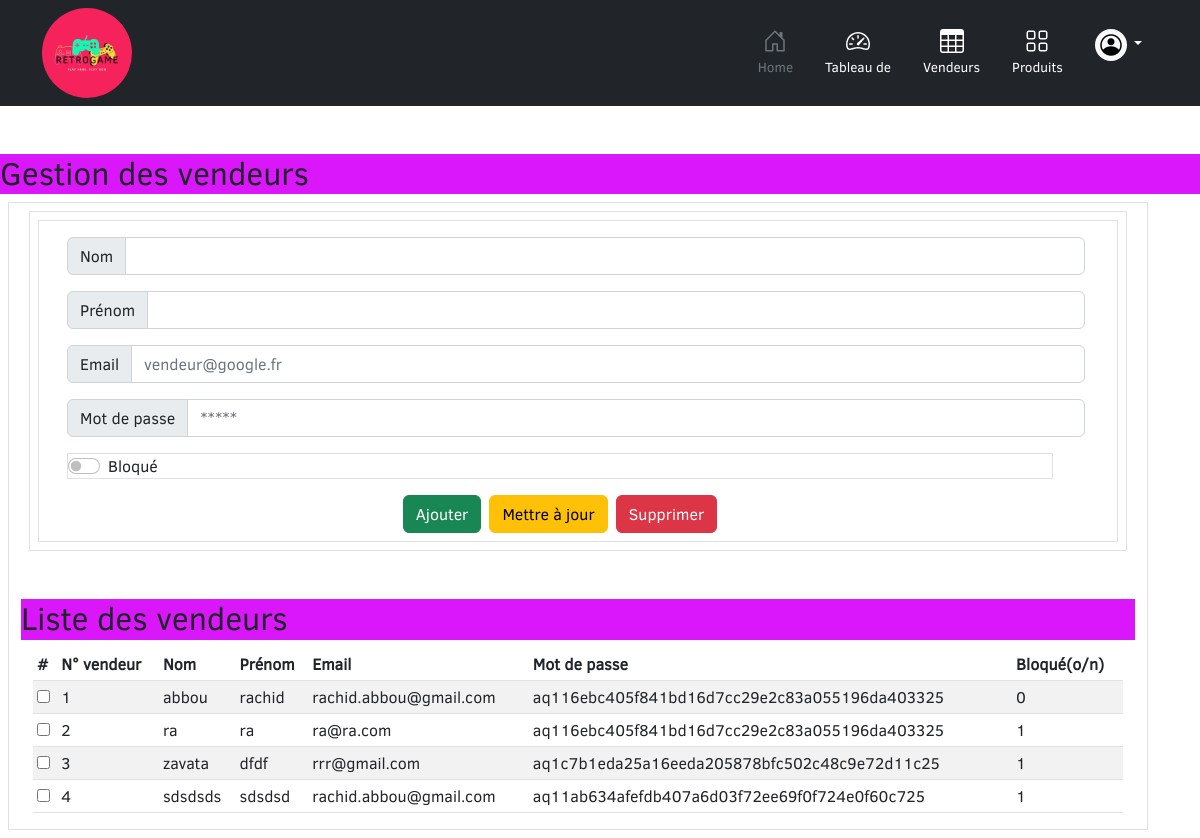
Page /src/dashboard.php (signed in) on the earlier database version.
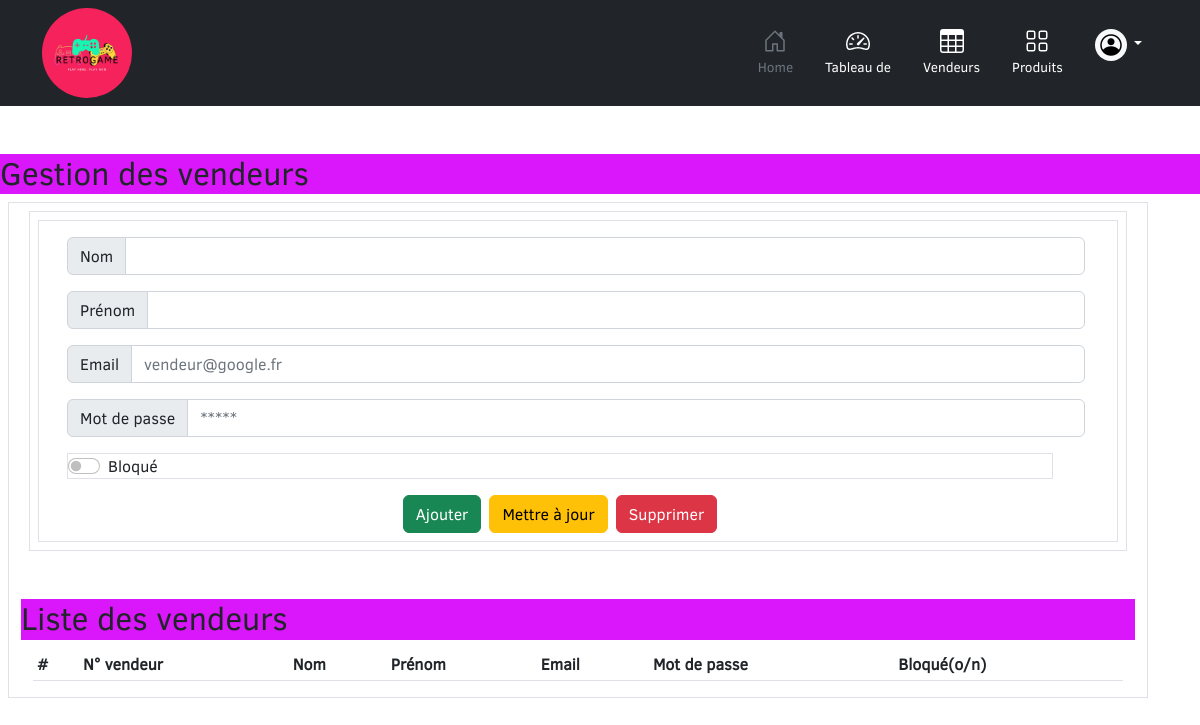
Same page on the later database version.
### tables this page shows
CREATE TABLE `users` (
  `id` int(11) NOT NULL,
  `nom` varchar(50) NOT NULL,
  `prenom` varchar(50) NOT NULL,
  `email` varchar(100) NOT NULL,
  `password` varchar(50) NOT NULL,
  `cle` text NOT NULL,
  `role` enum('Client','Vendeur') NOT NULL,
  `isBlocked` tinyint(1) NOT NULL DEFAULT '0'
);

### src/dashboard.php (the view, shortened to what this page needs)
<!doctype html>
<html lang="fr">
<head>
    <link href="https://cdn.jsdelivr.net/npm/bootstrap@5.2.2/dist/css/bootstrap.min.css" rel="stylesheet">
    <link rel="stylesheet" type="text/css" href="./Design/style.css">
</head>
<body>
    <header>
        <div class="px-3 py-2 text-bg-dark">
            <div class="container">
                <div class="d-flex flex-wrap align-items-center justify-content-center justify-content-lg-start">
                    <a href="../src/dashboard.php" class="d-flex align-items-center my-2 my-lg-0 me-lg-auto text-white text-decoration-none">
                        <img src="../img/retrogame.png" alt="retrogame" width="90" height="90" class="bi me-2 rounded-pill">
                    </a>
                    <ul class="nav col-12 col-lg-auto my-2 justify-content-center my-md-0 text-small">
                        <li>
                            <a href="../index.php" class="nav-link text-secondary">
                                <svg class="bi d-block mx-auto mb-1" width="24" height="24">
                                    <use xlink:href="#home" />
                                </svg>
                                Home
                            </a>
                        </li>
                        <li>
                            <a href="#" class="nav-link text-white">
                                <svg class="bi d-block mx-auto mb-1" width="24" height="24">
                                    <use xlink:href="#speedometer2" />
                                </svg>
                                Tableau de
                            </a>
                        </li>
                        <li>
                            <a href="#" class="nav-link text-white">
                                <svg class="bi d-block mx-auto mb-1" width="24" height="24">
                                    <use xlink:href="#table" />
                                </svg>
                                Vendeurs
                            </a>
                        </li>
                        <li>
                            <a href="#" class="nav-link text-white">
                                <svg class="bi d-block mx-auto mb-1" width="24" height="24">
                                    <use xlink:href="#grid" />
                                </svg>
                                Produits
                            </a>
                        </li>
                        <li>
                            <div class="dropdown text-end">
                                <a href="#" class="d-block nav-link text-decoration-none dropdown-toggle text-white" data-bs-toggle="dropdown" aria-expanded="false">
                                    <img src="../img/profil.png" alt="mdo" width="32" height="32" class="rounded-circle bg-light">
                                </a>
                            </div>
                        </li>
                    </ul>
                </div>
            </div>
        </div>
    </header>
    <section>
        <?php
        if (isset($_SESSION['connect']) && $_SESSION['connect'] == 1) { ?>
            <h2 class="mt-5" style="border-bottom: #D917FA 2px solid;">Gestion des vendeurs</h2>
            <div class="container border m-2">
                <div class="row  m-2 border">
                    <div class="col border m-2 pe-5">
                        <form method="POST" action="../src/dashboard.php">
                            <div class="input-group m-3">
                                <span class="input-group-text">Nom</span>
                                <input type="text" name="nom" id="nom" class="form-control" placeholder="" required>
                            </div>
                            <div class="input-group m-3">
                                <span class="input-group-text">Prénom</span>
                                <input type="text" name="prenom" id="prenom" class="form-control" placeholder="" required>
                            </div>
                            <div class="input-group m-3">
                                <span class="input-group-text">Email</span>
                                <input type="email" name="email" id="email" class="form-control" placeholder="vendeur@google.fr" required>
                            </div>
                            <div class="input-group m-3">
                                <span class="input-group-text">Mot de passe</span>
                                <input type="password" name="password" id="password" class="form-control" placeholder="*****" required>
                            </div>
                            <div class="form-check form-switch border m-3">
                                <input class="form-check-input" type="checkbox" name="isBlocked" id="isBlocked">
                                <label class="form-check-label" for="flexRadioDefault2">
                                    Bloqué
                                </label>
                            </div>
                            <div class="col-12 d-md-flex justify-content-md-center mb-2">
                                <button class="btn btn-success " type="submit" name="add">Ajouter</button>
                                <button class="btn btn-warning mx-2" type="submit" name="update">Mettre à jour</button>
                                <button class="btn btn-danger" type="submit" name="delete">Supprimer</button>
                            </div>
                        </form>
                    </div>
                </div>
                <h2 class="mt-5" style="border-bottom: #D917FA 2px solid;">Liste des vendeurs</h2>
                <div class="container">
                    <div class="table-responsive">
                        <table class="table table-striped table-sm table-hover" id="data_seller">
                            <thead>
                                <tr>
                                    <th scope="col">#</th>
                                    <th scope="col">N° vendeur</th>
                                    <th scope="col">Nom</th>
                                    <th scope="col">Prénom</th>
                                    <th scope="col">Email</th>
                                    <th scope="col">Mot de passe</th>
                                    <th scope="col">Bloqué(o/n)</th>
                                </tr>
                            </thead>
                            <tbody>
                                <?php
                                require_once('../src/connect.php');
                                $req = $bdd->prepare("SELECT * FROM users WHERE role='Vendeur'") or die(print_r($bdd->errorInfo()));
                                $req->execute(array());
                                $i = 1;
                                while ($user = $req->fetch()) {
                                    echo '<tr>
                                    <td>
                                        <input type="checkbox" value="" id="chkbox' . $i . '"/>
                                    </td>
                                    <td style="display:none">' . $user['id'] . '</td>
                                    <td>' . $i . '</td>
                                    <td>' . $user['nom'] . '</td>
                                    <td>' . $user['prenom'] . '</td>
                                    <td>' . $user['email'] . '</td>
                                    <td>' . $user['password'] . '</td>
                                    <td>' . $user['isBlocked'] . '</td>
                                </tr>';
                                    $i++;
                                }
                                ?>
                            </tbody>
                        </table>
                    </div>
                </div>
            <?php
        }
            ?>
    </section>
</body>
</html>

### Design/style.css (style rules this page uses)
body { font-family: Clear Sans Regular,arial, sans-serif; }
h2 { border-bottom: #D917FA 2px solid; background-color: #D917FA; }

### src/dashboard.php (style rules this page uses)
.bi { vertical-align: -.125em; fill: currentColor; }
.text-small { font-size: 85%; }
.dropdown-toggle { outline: 0; }

Differences in the rows shown:
removed users: nom "abbou", prenom "rachid", email "rachid.abbou@gmail.com", password "aq116ebc405f841bd16d7cc29e2c83a055196da403325", isBlocked "0"
removed users: nom "ra", prenom "ra", email "ra@ra.com", password "aq116ebc405f841bd16d7cc29e2c83a055196da403325", isBlocked "1"
removed users: nom "zavata", prenom "dfdf", email "rrr@gmail.com", password "aq1c7b1eda25a16eeda205878bfc502c48c9e72d11c25", isBlocked "1"
removed users: nom "sdsdsds", prenom "sdsdsd", email "rachid.abbou@gmail.com", password "aq11ab634afefdb407a6d03f72ee69f0f724e0f60c725", isBlocked "1"
